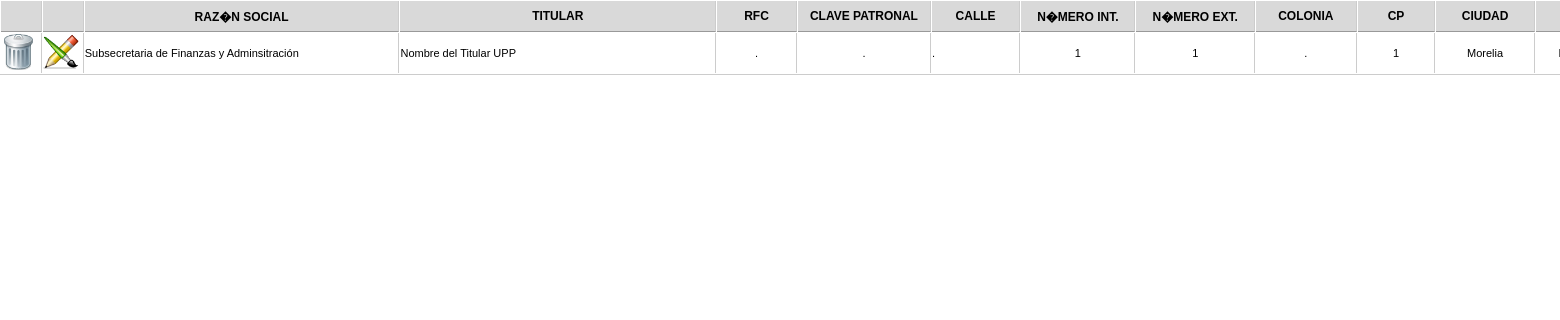
Screenshot of /empresas_lista.php with the database file from the repository.
### tables this page shows
CREATE TABLE `empresa` (
  `idempresa` int(11) NOT NULL AUTO_INCREMENT,
  `director` varchar(200) DEFAULT NULL,
  `razonsocial` varchar(150) DEFAULT NULL,
  `titular` varchar(90) DEFAULT NULL,
  `rfc` varchar(13) DEFAULT NULL,
  `clavepatronal` varchar(15) DEFAULT NULL,
  `calle` varchar(60) DEFAULT NULL,
  `numeroint` varchar(7) DEFAULT NULL,
  `numeroext` varchar(7) DEFAULT NULL,
  `colonia` varchar(60) DEFAULT NULL,
  `cp` varchar(5) DEFAULT NULL,
  `ciudad` varchar(60) DEFAULT NULL,
  `estado` varchar(60) DEFAULT NULL,
  `urlcertificado` text,
  `nocertificado` text,
  `sello` text,
  `upp` varchar(2) DEFAULT NULL,
  `idbancos` int(11) DEFAULT NULL,
  PRIMARY KEY (`idempresa`)
);

### empresas_lista.php (the view, shortened to what this page needs)
<?php require_once('Connections/conexion.php'); ?>
<?php
$query_empresas = "SELECT idempresa, razonsocial, titular, rfc, clavepatronal, calle, numeroint, numeroext, colonia, cp, ciudad, estado, urlcertificado, nocertificado, sello, upp, b.banco FROM empresa e left join bancos b on e.idbancos = b.idbancos";
$empresas = mysql_query($query_empresas, $conexion) or die(mysql_error());
$row_empresas = mysql_fetch_assoc($empresas);
?>
<!doctype html>
<html>
<head>
<link rel="stylesheet" type="text/css" href="css/estilos.css">
</head>
<body topmargin="0" leftmargin="0">
<table class="tablagrid" border="0" cellpadding="0" cellspacing="1" width="1819">
  <tr class="tablahead">
    <td width="38" align="center">&nbsp;</td>
    <td width="38" align="center">&nbsp;</td>
    <td width="299" align="center">RAZ�N SOCIAL</td>
    <td width="300" align="center">TITULAR</td>
    <td width="75" align="center">RFC</td>
    <td width="126" align="center">CLAVE PATRONAL</td>
    <td width="83" align="center">CALLE</td>
    <td width="108" align="center">N�MERO INT.</td>
    <td width="112" align="center">N�MERO EXT.</td>
    <td width="95" align="center">COLONIA</td>
    <td width="73" align="center">CP</td>
    <td width="93" align="center">CIUDAD</td>
    <td width="94" align="center">ESTADO</td>
  </tr>
  <?php do { ?>
    <tr class="tablaregistros">
      <td height="62"><a href="empresas_lista.php?idempresa=<?php echo $row_empresas['idempresa']; ?>"><img src="imagenes/borrar.png" width="36" height="36"></a></td>
      <td><a target="_top" href="empresas_md.php?idempresa=<?php echo $row_empresas['idempresa']; ?>"><img src="imagenes/editar.png" width="36" height="36"></a></td>
      <td><?php echo $row_empresas['razonsocial']; ?></td>
      <td><?php echo $row_empresas['titular']; ?></td>
      <td align="center"><?php echo $row_empresas['rfc']; ?></td>
      <td align="center"><?php echo $row_empresas['clavepatronal']; ?></td>
      <td><?php echo $row_empresas['calle']; ?></td>
      <td align="center"><?php echo $row_empresas['numeroint']; ?></td>
      <td align="center"><?php echo $row_empresas['numeroext']; ?></td>
      <td align="center"><?php echo $row_empresas['colonia']; ?></td>
      <td align="center"><?php echo $row_empresas['cp']; ?></td>
      <td align="center"><?php echo $row_empresas['ciudad']; ?></td>
      <td align="center"><?php echo $row_empresas['estado']; ?></td>
    </tr>
    <?php } while ($row_empresas = mysql_fetch_assoc($empresas)); ?>
</table>
</body>
</html>

### css/estilos.css (style rules this page uses)
.tablagrid { border-bottom:1px solid #CCCCCC; }
.tablahead td { background:#D9D9D9; font-family:Tahoma, Geneva, sans-serif; font-size:12px; font-weight:bold; border-bottom:1px solid #999999; border-right:1px solid #CCCCCC; height:30px; }
.tablaregistros td { border-right:1px solid #CCCCCC; font-family:Arial, Helvetica, sans-serif; font-size:11px; height:40px; }

### rows the page displays
empresa: razonsocial "Subsecretaria de Finanzas y Adminsitración", titular "Nombre del Titular UPP", rfc ".", clavepatronal ".", calle ".", numeroint "1", numeroext "1", colonia ".", cp "1", ciudad "Morelia"
